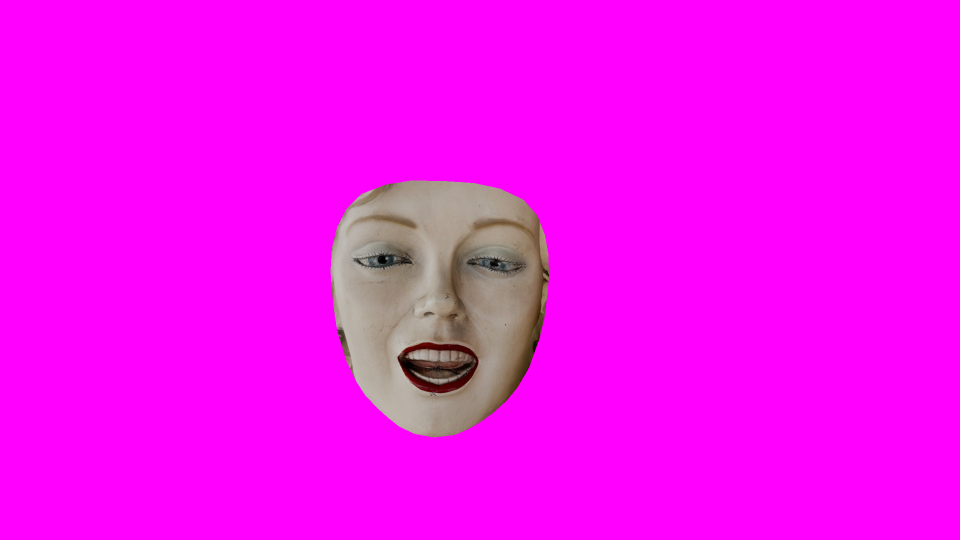
#> input picture rotation_5/purple_left.png, 1920 x 1080 px (shown at 1/2 size)
$ jupyter execute other_algorithms.ipynb
#> lines starting #> are read from the running program, lines starting #| are printed output that depends on the picture
[cell 1]
angle = 5

[cell 2]
import numpy as np
import cv2 as cv
from matplotlib import pyplot as plt
import json

img_left = cv.imread(f"rotation_{angle}/purple_left.png", cv.IMREAD_GRAYSCALE)
img_front = cv.imread(f"rotation_{angle}/purple_front.png", cv.IMREAD_GRAYSCALE)
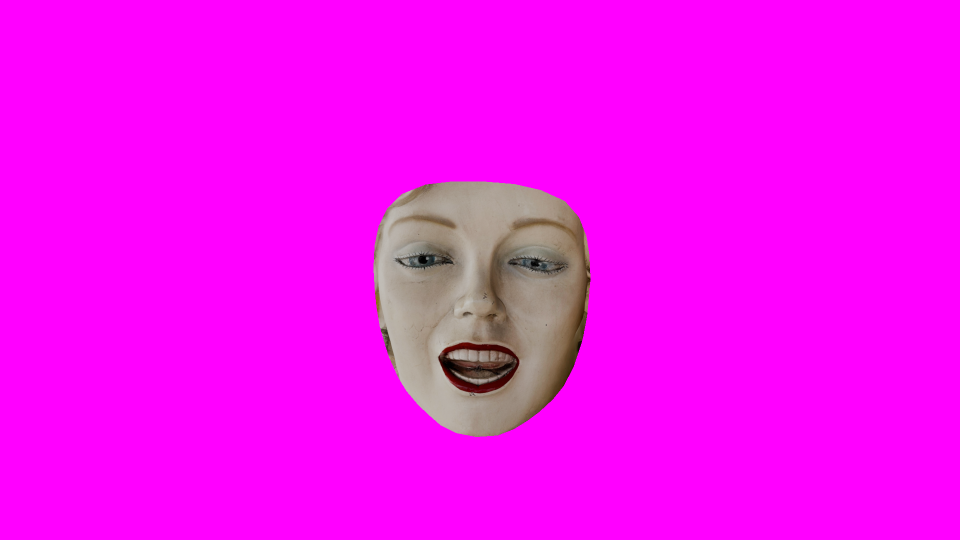
#> input picture rotation_5/purple_front.png, 1920 x 1080 px (shown at 1/2 size)
img_right = cv.imread(f"rotation_{angle}/purple_right.png", cv.IMREAD_GRAYSCALE)
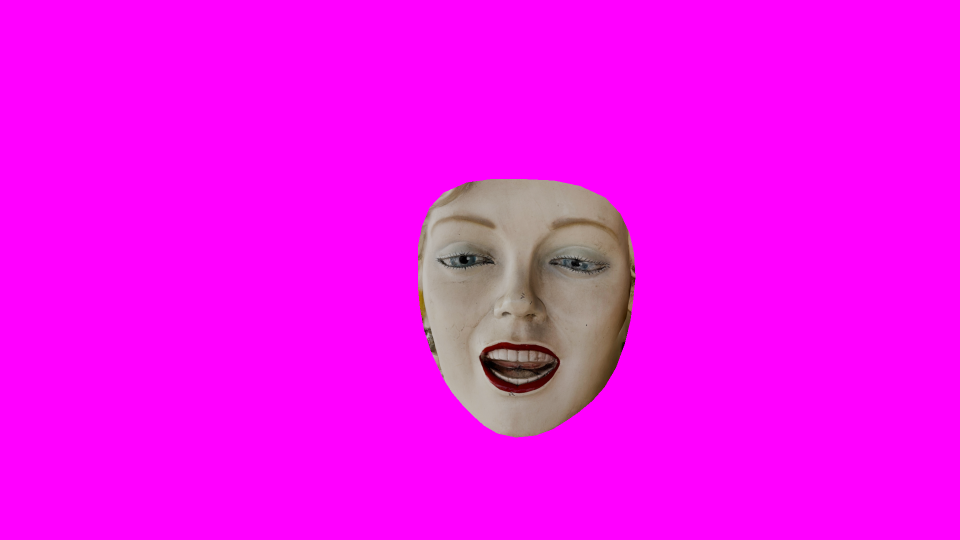
#> input picture rotation_5/purple_right.png, 1920 x 1080 px (shown at 1/2 size)

clahe = cv.createCLAHE(clipLimit=2.0, tileGridSize=(8, 8))
img_left = clahe.apply(img_left)
img_front = clahe.apply(img_front)
img_right = clahe.apply(img_right)


def match_features(des1, kp1, des2, kp2):
    matcher = cv.BFMatcher()
    matches = matcher.knnMatch(des1, des2, k=2)

    valid_matches = [m for m, n in matches if m.distance < 0.85 * n.distance]
    pts1 = np.float32([kp1[m.queryIdx].pt for m in valid_matches])
    pts2 = np.float32([kp2[m.trainIdx].pt for m in valid_matches])

    F, mask = cv.findFundamentalMat(
        pts1,
        pts2,
        cv.FM_LMEDS,
        ransacReprojThreshold=2.0,
        confidence=0.99,
    )
    return pts1[mask.ravel() == 1], pts2[mask.ravel() == 1], F


def draw_epipolar_lines(image1, image2, lines, pts1, pts2):
    rows, cols = image1.shape
    img1_col = cv.cvtColor(image1, cv.COLOR_GRAY2BGR)
    img2_col = cv.cvtColor(image2, cv.COLOR_GRAY2BGR)
    for line, pt1, pt2 in zip(lines, pts1, pts2):
        colour = tuple(np.random.randint(0, 255, 3).tolist())
        x0, y0 = map(int, [0, -line[2] / line[1]])
        x1, y1 = map(int, [cols, -(line[2] + line[0] * cols) / line[1]])
        img1_col = cv.line(img1_col, (x0, y0), (x1, y1), colour, 1)
        img1_col = cv.circle(img1_col, tuple(pt1), 5, colour, -1)
        img2_col = cv.circle(img2_col, tuple(pt2), 5, colour, -1)
    return img1_col, img2_col


def extract_features(image):
    akaze = cv.AKAZE_create(
        threshold=0.0001,
        nOctaves=7,
        nOctaveLayers=7,
    )
    return akaze.detectAndCompute(image, None)


keypoints_left, descriptors_left = extract_features(img_left)
#> keypoints_left = 1890 keypoints; strongest (x, y, size): (812, 721, 28.5), (808, 718, 21.2), (832, 712, 14.3), (855, 627, 10.6)
keypoints_front, descriptors_front = extract_features(img_front)
#> keypoints_front = 1929 keypoints; strongest (x, y, size): (892, 721, 28.5), (912, 712, 14.3), (907, 741, 28.5), (866, 521, 57.1)
keypoints_right, descriptors_right = extract_features(img_right)
#> keypoints_right = 1921 keypoints; strongest (x, y, size): (992, 711, 14.3), (988, 741, 28.5), (1009, 627, 7.1), (947, 521, 57.1)

print("keypoints_left:")
print(len(keypoints_left))
#| 1890
print("keypoints_front:")
print(len(keypoints_front))
#| 1929
print("keypoints_right:")
print(len(keypoints_right))
#| 1921

img_left_kp = cv.drawKeypoints(
    img_left, keypoints_left, None, flags=cv.DRAW_MATCHES_FLAGS_DRAW_RICH_KEYPOINTS
)
img_front_kp = cv.drawKeypoints(
    img_front, keypoints_front, None, flags=cv.DRAW_MATCHES_FLAGS_DRAW_RICH_KEYPOINTS
)
img_right_kp = cv.drawKeypoints(
    img_right, keypoints_right, None, flags=cv.DRAW_MATCHES_FLAGS_DRAW_RICH_KEYPOINTS
)

fig, axs = plt.subplots(1, 3, figsize=(18, 6))
axs[0].imshow(cv.cvtColor(img_left_kp, cv.COLOR_BGR2RGB))
axs[0].axis("off")

axs[1].imshow(cv.cvtColor(img_front_kp, cv.COLOR_BGR2RGB))
axs[1].axis("off")

axs[2].imshow(cv.cvtColor(img_right_kp, cv.COLOR_BGR2RGB))
axs[2].axis("off")

plt.tight_layout()
plt.show()

[cell 3]
img_front_original = cv.imread(
    f"rotation_{angle}/purple_front.png", cv.IMREAD_GRAYSCALE
)

clahe = cv.createCLAHE(clipLimit=2.0, tileGridSize=(8, 8))
img_front_clahe = clahe.apply(img_front_original)

plt.figure(figsize=(10, 5))

plt.subplot(1, 2, 1)
plt.imshow(img_front_original, cmap="gray")
plt.axis("off")

plt.subplot(1, 2, 2)
plt.imshow(img_front_clahe, cmap="gray")
plt.axis("off")

plt.tight_layout()
plt.show()

[cell 4]
matched_points_left, matched_points_front_L, F = match_features(
    descriptors_left, keypoints_left, descriptors_front, keypoints_front
)
#> in match_features, `matches = matcher.knnMatch(des1, des2, k=2)`: matches = 1890 matches
#> in match_features, `valid_matches = [m for m, n in matches if m.distance < 0.85 * n.distan..`: valid_matches = 1271 matches
#> in match_features, `pts1 = np.float32([kp1[m.queryIdx].pt for m in valid_matches])`: pts1 = 1271 pairs, first value 661 to 1092.2, second value 353 to 875.9
#> in match_features, `pts2 = np.float32([kp2[m.trainIdx].pt for m in valid_matches])`: pts2 = 1271 pairs, first value 748.6 to 1177, second value 361.1 to 865.7
#> in match_features, `F, mask = cv.findFundamentalMat( pts1, pts2, cv.FM_LMEDS, ransacReproj..`: F = [[6.71e-08, 7.61e-06, -0.00578], [-6.77e-06, 2.96e-07, -0.0153], [0.00521, 0.0136, 1]]; mask = 1271 values, max 1 at index 0, min 0 at index 2, mean 0.827
#> matched_points_left = 1051 pairs, first value 661 to 1074.6, second value 360.1 to 865.7; matched_points_front_L = 1051 pairs, first value 748.6 to 1159.8, second value 361.1 to 865.7

print("Fundamental matrix (left-front):")
print(F)
#| [[ 6.70647354e-08  7.60814991e-06 -5.77621636e-03]
#|  [-6.76812031e-06  2.96048221e-07 -1.52978405e-02]
#|  [ 5.21024749e-03  1.36088787e-02  1.00000000e+00]]
print("The number of correspondences (left-front):")
print(matched_points_front_L.shape)
#| (1051, 2)


epilines_on_left = cv.computeCorrespondEpilines(
    matched_points_front_L.reshape(-1, 1, 2), 2, F
).reshape(-1, 3)
#> epilines_on_left = 1051 rows, first 8: [0.132, 0.991, -477.4], [0.135, 0.991, -470.8], [0.129, 0.992, -485.6], [0.115, 0.993, -517.8], [0.123, 0.992, -498.8], [0.118, 0.993, -511.6], [0.115, 0.993, -516.9], [0.107, 0.994, -535.5]
epilines_on_front = cv.computeCorrespondEpilines(
    matched_points_left.reshape(-1, 1, 2), 1, F
).reshape(-1, 3)
#> epilines_on_front = 1051 rows, first 8: [-0.138, -0.99, 493.7], [-0.141, -0.99, 487.9], [-0.134, -0.991, 501.7], [-0.118, -0.993, 531.2], [-0.128, -0.992, 513.8], [-0.122, -0.993, 525.2], [-0.119, -0.993, 530.4], [-0.11, -0.994, 547.2]

inlier_left_pts_int = [tuple(map(int, pt)) for pt in matched_points_left]
#> inlier_left_pts_int = 1051 pairs, first value 660 to 1074, second value 360 to 865
inlier_front_pts_int = [tuple(map(int, pt)) for pt in matched_points_front_L]
#> inlier_front_pts_int = 1051 pairs, first value 748 to 1159, second value 361 to 865


img_left_epilines, img_front_points = draw_epipolar_lines(
    img_left, img_front, epilines_on_left, inlier_left_pts_int, inlier_front_pts_int
)
#> the loop in draw_epipolar_lines, `for line, pt1, pt2 in zip(lines, pts1, pts2):` made 1051 passes
#> (line, pt1, pt2, colour, y0, y1) on passes 1 to 3: ([0.132, 0.991, -477.4], (878, 364), (957, 365), (172, 47, 117), 481, 225), ([0.135, 0.991, -470.8], (804, 365), (884, 366), (192, 67, 251), 475, 213), ([0.129, 0.992, -485.6], (750, 392), (830, 393), (195, 103, 9), 489, 240)
#> after the loop in draw_epipolar_lines, `for line, pt1, pt2 in zip(lines, pts1, pts2):`:
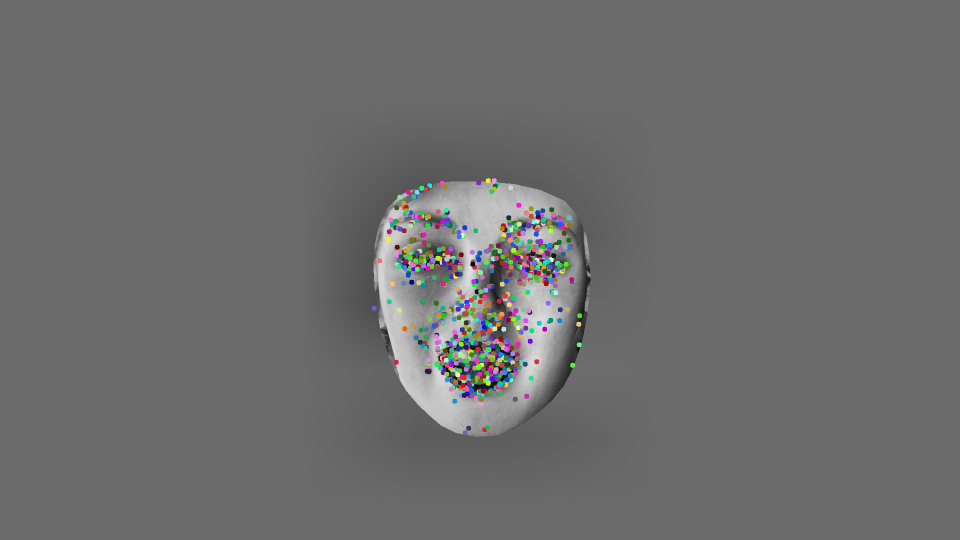
#> img2_col: shape (1080, 1920, 3) (shown at 1/2 size); mean B, G, R 109, 109, 109
img_front_epilines, img_left_points = draw_epipolar_lines(
    img_front, img_left, epilines_on_front, inlier_front_pts_int, inlier_left_pts_int
)
#> the loop in draw_epipolar_lines (call 2), `for line, pt1, pt2 in zip(lines, pts1, pts2):` made 1051 passes
#> (line, pt1, pt2, colour, y0, y1) on passes 1 to 3: ([-0.138, -0.99, 493.7], (957, 365), (878, 364), (103, 75, 240), 498, 231), ([-0.141, -0.99, 487.9], (884, 366), (804, 365), (54, 164, 82), 492, 219), ([-0.134, -0.991, 501.7], (830, 393), (750, 392), (203, 179, 162), 506, 246)

plt.figure(figsize=(20, 10))
plt.subplot(121)
plt.imshow(cv.cvtColor(img_left_epilines, cv.COLOR_BGR2RGB))

plt.axis("off")
plt.subplot(122)
plt.imshow(cv.cvtColor(img_front_epilines, cv.COLOR_BGR2RGB))

plt.axis("off")
plt.tight_layout()
plt.show()
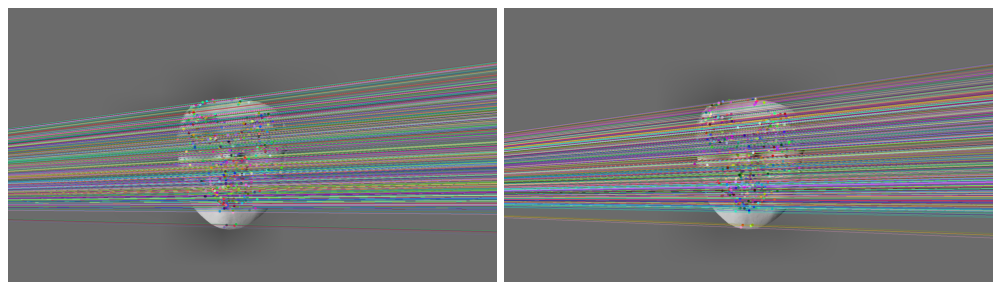
#> figure drawn by matplotlib, 2 panels

[cell 5]
matched_points_front_R, matched_points_right, F = match_features(
    descriptors_front, keypoints_front, descriptors_right, keypoints_right
)
#> in match_features (call 2), `matches = matcher.knnMatch(des1, des2, k=2)`: matches = 1929 matches
#> in match_features (call 2), `valid_matches = [m for m, n in matches if m.distance < 0.85 * n.distan..`: valid_matches = 1298 matches
#> matched_points_front_R = 1074 pairs, first value 754.8 to 1173.2, second value 378.2 to 862.1; matched_points_right = 1074 pairs, first value 842.4 to 1263, second value 378.4 to 861.8; F = [[3.75e-09, 1.34e-05, -0.00702], [-1.25e-05, -7.64e-08, -0.0143], [0.00653, 0.0125, 1]]

print("Fundamental matrix (left-front):")
print(F)
#| [[ 3.75193746e-09  1.34097746e-05 -7.01750633e-03]
#|  [-1.24781817e-05 -7.63516039e-08 -1.43320248e-02]
#|  [ 6.53036492e-03  1.24542538e-02  1.00000000e+00]]
print("The number of correspondences (left-front):")
print(matched_points_front_R.shape)
#| (1074, 2)

epilines_on_front = cv.computeCorrespondEpilines(
    matched_points_right.reshape(-1, 1, 2), 2, F
).reshape(-1, 3)
#> epilines_on_front = 1074 rows, first 8: [0.0673, 0.998, -444.9], [0.0654, 0.998, -447.1], [0.061, 0.998, -452.4], [0.0516, 0.999, -463.6], [0.0573, 0.998, -456.7], [0.0553, 0.998, -459.1], [0.0541, 0.999, -460.6], [0.0479, 0.999, -467.8]
epilines_on_right = cv.computeCorrespondEpilines(
    matched_points_front_R.reshape(-1, 1, 2), 1, F
).reshape(-1, 3)
#> epilines_on_right = 1074 rows, first 8: [-0.0722, -0.997, 454.9], [-0.0702, -0.998, 456.8], [-0.0654, -0.998, 461.4], [-0.0552, -0.998, 471.2], [-0.0615, -0.998, 465.2], [-0.0595, -0.998, 467.1], [-0.0582, -0.998, 468.3], [-0.0513, -0.999, 474.9]

inlier_front_pts_int = [tuple(map(int, pt)) for pt in matched_points_front_R]
#> inlier_front_pts_int = 1074 pairs, first value 754 to 1173, second value 378 to 862
inlier_right_pts_int = [tuple(map(int, pt)) for pt in matched_points_right]
#> inlier_right_pts_int = 1074 pairs, first value 842 to 1263, second value 378 to 861

img_front_epilines, img_right_points = draw_epipolar_lines(
    img_front, img_right, epilines_on_front, inlier_front_pts_int, inlier_right_pts_int
)
#> the loop in draw_epipolar_lines (call 3), `for line, pt1, pt2 in zip(lines, pts1, pts2):` made 1074 passes
#> (line, pt1, pt2) on passes 15 to 17: ([0.036, 0.999, -481.9], (1121, 441), (1201, 441)), ([0.0345, 0.999, -483.6], (1086, 446), (1165, 446)), ([0.0343, 0.999, -483.8], (1098, 446), (1177, 446))
#> after the loop in draw_epipolar_lines (call 3), `for line, pt1, pt2 in zip(lines, pts1, pts2):`:
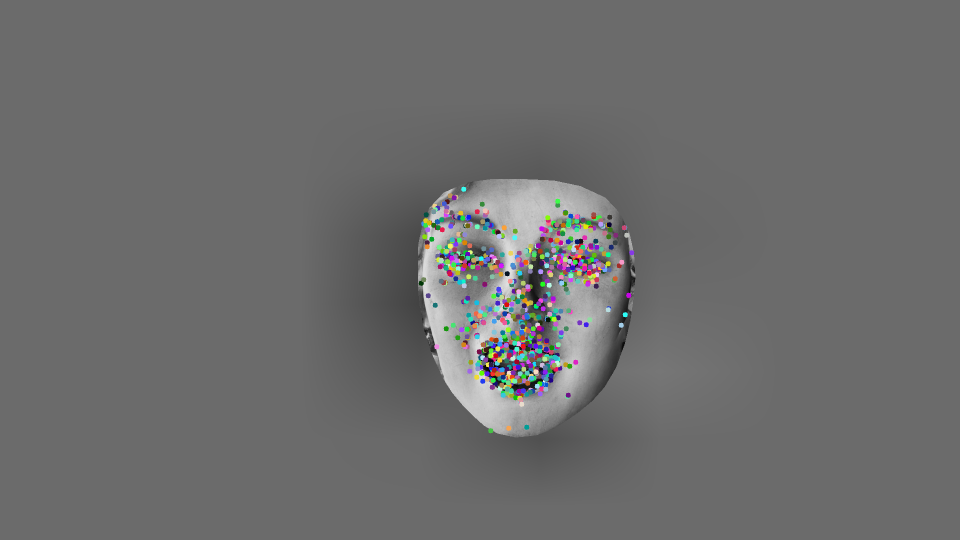
#> img2_col: shape (1080, 1920, 3) (shown at 1/2 size); mean B, G, R 108.8, 108.7, 108.6
img_right_epilines, img_front_points = draw_epipolar_lines(
    img_right, img_front, epilines_on_right, inlier_right_pts_int, inlier_front_pts_int
)
#> the loop in draw_epipolar_lines (call 4), `for line, pt1, pt2 in zip(lines, pts1, pts2):` made 1074 passes
#> (line, pt1, pt2) on passes 1 to 3: ([-0.0722, -0.997, 454.9], (900, 391), (820, 390)), ([-0.0702, -0.998, 456.8], (911, 394), (830, 393)), ([-0.0654, -0.998, 461.4], (894, 403), (813, 403))
#> after the loop in draw_epipolar_lines (call 4), `for line, pt1, pt2 in zip(lines, pts1, pts2):`:
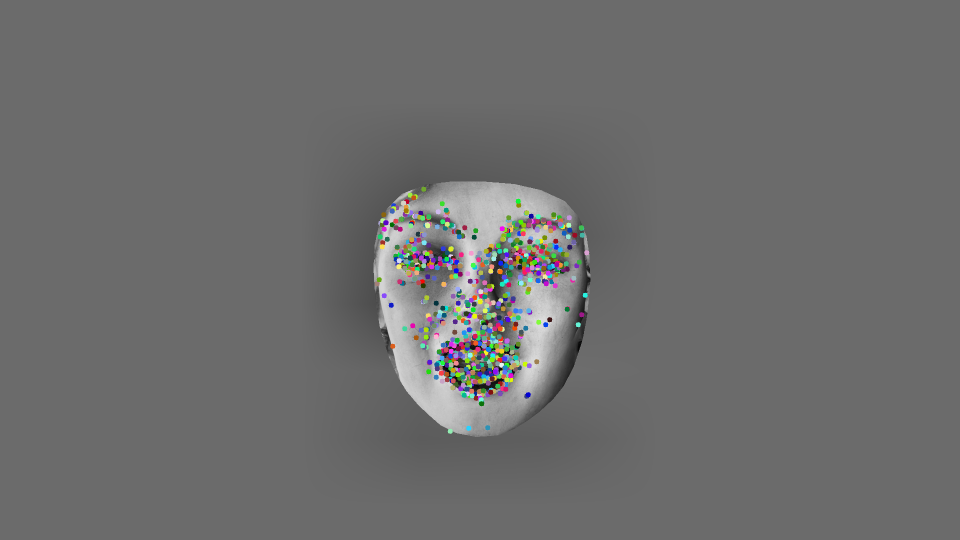
#> img2_col: shape (1080, 1920, 3) (shown at 1/2 size); mean B, G, R 109.1, 109.2, 109.1

plt.figure(figsize=(20, 10))
plt.subplot(121)
plt.imshow(cv.cvtColor(img_front_epilines, cv.COLOR_BGR2RGB))

plt.axis("off")

plt.subplot(122)
plt.imshow(cv.cvtColor(img_right_epilines, cv.COLOR_BGR2RGB))

plt.axis("off")

plt.tight_layout()
plt.show()

[cell 6]
with open(f"rotation_{angle}/camera_parameters.json", "r") as file:
#> (reads rotation_5/camera_parameters.json from the repository)
    camera_parameters = json.load(file)


def get_camera_parameters(name):
    return next(cam for cam in camera_parameters if cam["name"] == name)


params_left = get_camera_parameters("camera_left")
params_front = get_camera_parameters("camera_front")
params_right = get_camera_parameters("camera_right")


focal_length_mm = 50
sensor_width_mm = 36
sensor_height_mm = 20.25
image_width_px = 1920
image_height_px = 1080

fx = (focal_length_mm / sensor_width_mm) * image_width_px
fy = (focal_length_mm / sensor_height_mm) * image_height_px
cx = image_width_px / 2
cy = image_height_px / 2

K = np.array([[fx, 0, cx], [0, fy, cy], [0, 0, 1]])
print("Intrinsic matrix:\n", K)


def get_RT(cam):
    R = np.array(cam["rotation_world"])
    T = np.array(cam["translation_world"]).reshape(3, 1)
    return R, T


def get_relative_RT(R_cam, T_cam, R_ref, T_ref):
    R_rel = R_ref.T @ R_cam
    T_rel = R_ref.T @ (T_cam - T_ref)
    return R_rel, T_rel


R_front, T_front = get_RT(params_front)
R_left, T_left = get_RT(params_left)
R_right, T_right = get_RT(params_right)

R_front_rel = np.eye(3)
T_front_rel = np.zeros((3, 1))

R_left_rel, T_left_rel = get_relative_RT(R_left, T_left, R_front, T_front)
R_right_rel, T_right_rel = get_relative_RT(R_right, T_right, R_front, T_front)

proj_front = K @ np.hstack((R_front_rel, T_front_rel))
proj_left = K @ np.hstack((R_left_rel, T_left_rel))
proj_right = K @ np.hstack((R_right_rel, T_right_rel))


points_front_L_T = matched_points_front_L.T
points_left_T = matched_points_left.T
points_front_R_T = matched_points_front_R.T
points_right_T = matched_points_right.T

homog_points_3d_LF = cv.triangulatePoints(
    proj_front, proj_left, points_front_L_T, points_left_T
)
points3d_LF = (homog_points_3d_LF[:3] / homog_points_3d_LF[3]).T

homog_points_3d_FR = cv.triangulatePoints(
    proj_front, proj_right, points_front_R_T, points_right_T
)
points3d_FR = (homog_points_3d_FR[:3] / homog_points_3d_FR[3]).T

points3d_combined = np.vstack((points3d_LF, points3d_FR))
depth_mask = (points3d_combined[:, 2] < -0.84) & (points3d_combined[:, 2] > -0.92)
points3d_filtered_depth = points3d_combined[depth_mask]


print("Before filtering:")
print(points3d_combined.shape)
#| (2125, 3)
print("After filtering:")
print(points3d_filtered_depth.shape)
#| (2114, 3)

[cell 7]
# %matplotlib qt

import matplotlib.pyplot as plt

fig = plt.figure(figsize=(10, 6))
ax = fig.add_subplot(111, projection="3d")
ax.scatter(
    points3d_filtered_depth[:, 0],
    points3d_filtered_depth[:, 1],
    points3d_filtered_depth[:, 2],
    s=1,
    c="gray",
)

ax.set_xlabel("X")
ax.set_ylabel("Y")
ax.set_zlabel("Z")
plt.show()

[cell 8]
from scipy.spatial import cKDTree
import numpy as np
import matplotlib.pyplot as plt

radius = 0.02

points_smoothed = points3d_filtered_depth.copy()

tree = cKDTree(points_smoothed)

points_temp = points_smoothed.copy()
for i, pt in enumerate(points_smoothed):
    idx = tree.query_ball_point(pt, radius)
    neighbors = points_smoothed[idx]
    mean_z = neighbors[:, 2].mean()
    points_temp[i, 2] = mean_z
#> this loop made 2114 passes
#> pt on passes 1 to 3: [0.000906, 0.0568, -0.866], [0.0248, 0.0566, -0.871], [0.042, 0.0477, -0.869]
points_smoothed = points_temp
tree = cKDTree(points_smoothed)
points3d_smooth = points_smoothed

fig = plt.figure(figsize=(10, 6))
ax = fig.add_subplot(111, projection="3d")
ax.scatter(
    points3d_smooth[:, 0], points3d_smooth[:, 1], points3d_smooth[:, 2], s=1, c="gray"
)

ax.set_xlabel("X")
ax.set_ylabel("Y")
ax.set_zlabel("Z")
plt.show()
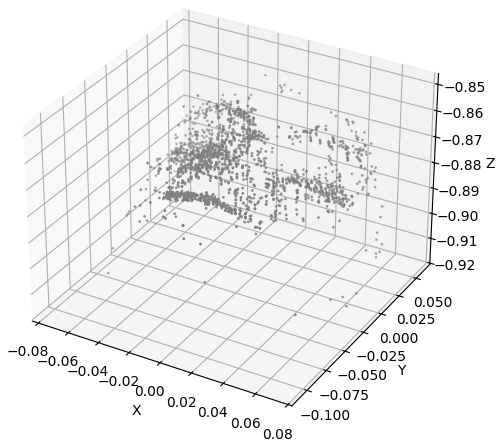
#> figure drawn by matplotlib, 1 panel

[cell 9]
import numpy as np
import cv2 as cv
import trimesh
from scipy.spatial import Delaunay
from PIL import Image
import matplotlib.pyplot as plt
import matplotlib.tri as mtri

texture_bgr = cv.imread(f"rotation_{angle}/purple_front.png")
#> texture_bgr is the input picture: shape (1080, 1920, 3); mean B, G, R 243.1, 11.5, 245.7
texture_rgb = cv.cvtColor(texture_bgr, cv.COLOR_BGR2RGB)


def create_textured_mesh(points_3d, proj_matrix, image_rgb, img_front, output_path):
    img_height, img_width = img_front.shape[:2]

    points_3d_h = np.hstack((points_3d, np.ones((points_3d.shape[0], 1))))
    projected_2d_h = (proj_matrix @ points_3d_h.T).T
    projected_2d = projected_2d_h[:, :2] / projected_2d_h[:, 2:3]

    in_bounds = (
        (projected_2d[:, 0] >= 0)
        & (projected_2d[:, 0] < img_width)
        & (projected_2d[:, 1] >= 0)
        & (projected_2d[:, 1] < img_height)
    )
    projected_2d_valid = projected_2d[in_bounds]
    points_3d_valid = points_3d[in_bounds]

    uv_coords = projected_2d_valid.copy()
    uv_coords[:, 0] /= img_width
    uv_coords[:, 1] = 1.0 - (uv_coords[:, 1] / img_height)

    mesh_faces = Delaunay(projected_2d_valid).simplices

    rotated_vertices = points_3d_valid @ np.array([[-1, 0, 0], [0, -1, 0], [0, 0, 1]]).T

    transform = np.array([[-1, 0, 0], [0, -1, 0], [0, 0, 1]])
    rotated_vertices = rotated_vertices @ transform.T
    rotated_vertices[:, 2] += 1

    texture_pil = Image.fromarray(image_rgb)

    mesh = trimesh.Trimesh(vertices=rotated_vertices, faces=mesh_faces, process=False)
    mesh.visual = trimesh.visual.texture.TextureVisuals(uv=uv_coords, image=texture_pil)

    scene = trimesh.Scene(mesh)
    glb_data = scene.export(file_type="glb")
    with open(output_path, "wb") as f:
        f.write(glb_data)

    plt.figure(figsize=(10, 10))
    plt.imshow(image_rgb)

    uv_x = uv_coords[:, 0] * img_width
    uv_y = img_height - (uv_coords[:, 1] * img_height)
    triang = mtri.Triangulation(uv_x, uv_y, triangles=mesh_faces)
    plt.triplot(triang, color="red", linewidth=0.5)

    plt.axis("off")
    plt.tight_layout()
    plt.show()

[cell 10]
create_textured_mesh(
    points3d_filtered_depth,
    proj_front,
    texture_rgb,
    img_front,
    f"rotation_{angle}/other_algorithms_output.glb",
)
#> (the call stopped at in create_textured_mesh, `mesh = trimesh.Trimesh(vertices=rotated_vertices, faces=mesh_faces, pr..`: trimesh is not available in this run)

[cell 11]
create_textured_mesh(
    points3d_smooth,
    proj_front,
    texture_rgb,
    img_front,
    f"rotation_{angle}/other_algorithms_smoothed_output.glb",
)
#> (the call stopped at in create_textured_mesh, `mesh = trimesh.Trimesh(vertices=rotated_vertices, faces=mesh_faces, pr..`: trimesh is not available in this run)
